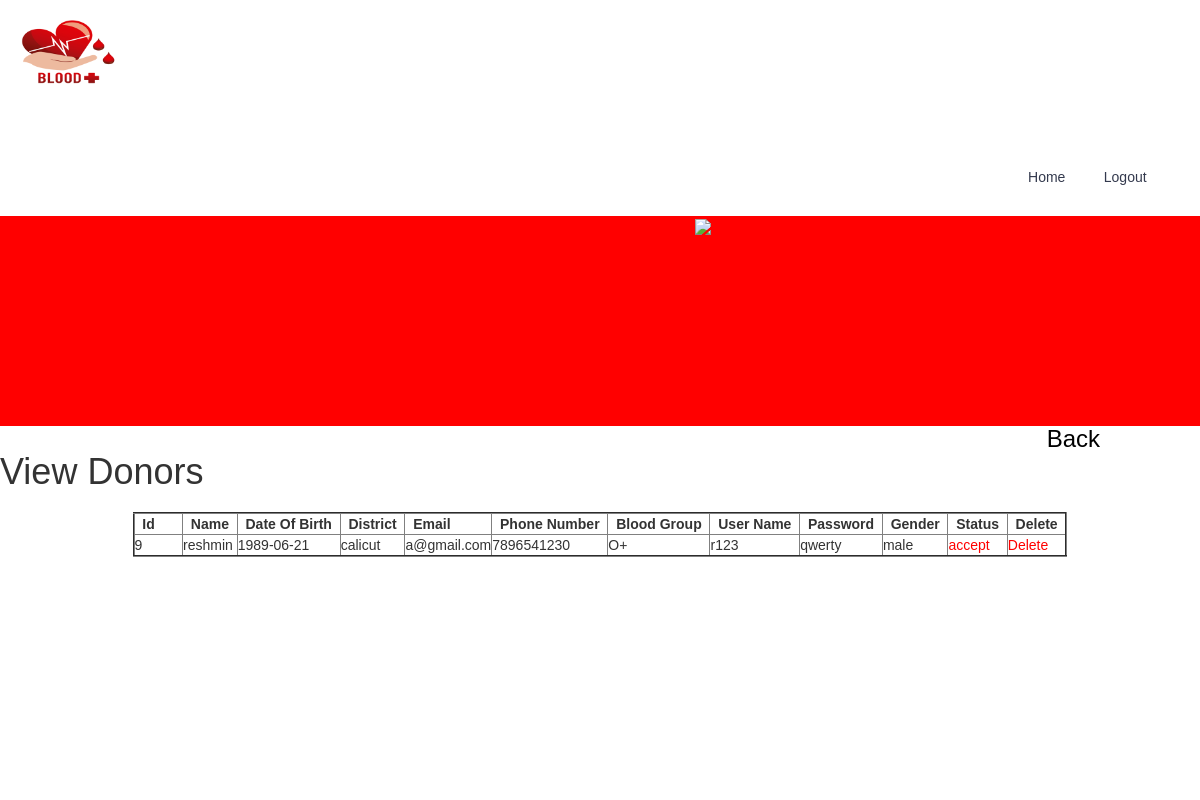
/viewdonor.php, run on the app's committed database.
### tables this page shows
CREATE TABLE `donor` (
  `bid` int(11) NOT NULL,
  `name` varchar(25) NOT NULL,
  `dob` date NOT NULL,
  `district` varchar(25) NOT NULL,
  `email` varchar(25) NOT NULL,
  `phoneno` varchar(11) NOT NULL,
  `bgroup` varchar(25) NOT NULL,
  `username` varchar(25) NOT NULL,
  `password` varchar(25) NOT NULL,
  `gender` varchar(25) NOT NULL,
  `request` varchar(25) NOT NULL DEFAULT 'pending'
);

### viewdonor.php (the view, shortened to what this page needs)
<!DOCTYPE html>
<html>
<head>
<link href="css2/bootstrap.css" type="text/css" rel="stylesheet" media="all">
<link href="css4/style.css" type="text/css" rel="stylesheet" media="all">
<link href="css2/style.css" type="text/css" rel="stylesheet" media="all">
<link rel="stylesheet" type="text/css" href="css/component.css" />
    <link href='//fonts2.googleapis.com/css?family=Pacifico' rel='stylesheet' type='text/css'>
<link href='//fonts2.googleapis.com/css?family=Poppins:400,500,600' rel='stylesheet' type='text/css'>
</head>
<body>
            <h1><img src="blood.png" width="130" style="margin-top: 20px;"></h1>
        <div class="header-top w3l">
          <div class="container">
            <div class="main-nav">
                <div class="top-menu"><br><br>
                             <ul class="nav navbar-nav">
                                <li class="active"><a href="adminhome.html">Home</a></li>
                                <li><a href="index.php">Logout</a></li>
                            </ul>
                </div>
             </div>
        <div class="clearfix"></div>
    </div>
    </div>
    <div class="about" id="about">
           <div class="container">
                    <div class="col-md-7 ab-right">
                    </div>
                    <div class="col-md-5 ab-left">
                             <img src="images/g5.jpg"/>
                        </div>
            <div class="clearfix"> </div>
        </div>
    </div>
        <a href="#home" id="toTop" class="scroll" style="display: block;"> <span id="toTopHover" style="opacity: 1;"> </span></a>
<div id="back" align="right">
    <a href="adminhome.html"><H3><font color="black">Back</font></H3></a>
</div>
<h1><marquee direction="left">View Donors</marquee></h1><br>
<form method="post" id="view" >
    <table  border="2" align="center">
        <tr>
            <th>&nbsp;&nbsp;Id &nbsp;&nbsp;&nbsp;&nbsp;&nbsp;&nbsp;</th>
            <th>&nbsp;&nbsp;Name&nbsp;&nbsp;</th>
            <th>&nbsp;&nbsp;Date Of Birth&nbsp;&nbsp;</th>
            <th>&nbsp;&nbsp;District&nbsp;&nbsp;</th>
            <th>&nbsp;&nbsp;Email&nbsp;&nbsp;</th>
            <th>&nbsp;&nbsp;Phone Number&nbsp;&nbsp;</th>
            <th>&nbsp;&nbsp;Blood Group&nbsp;&nbsp;</th>
            <th>&nbsp;&nbsp;User Name&nbsp;&nbsp;</th>
             <th>&nbsp;&nbsp;Password&nbsp;&nbsp;</th>
              <th>&nbsp;&nbsp;Gender&nbsp;&nbsp;</th>
            <th>&nbsp;&nbsp;Status&nbsp;&nbsp;</th>
            <th>&nbsp;&nbsp;Delete&nbsp;&nbsp;</th>
        </tr>
        <?php
        require("connect.php");
        $result=mysqli_query($con,"select *  from donor  where request='pending'");
        if(mysqli_num_rows($result) >0)
        {
            while($row1=mysqli_fetch_array($result)){
                ?>
                <tr>
                    <td><?php echo $row1[0];?></td>
                    <td><?php echo $row1[1];?></td>
                    <td><?php echo $row1[2];?></td>
                    <td><?php echo $row1[3];?></td>
                    <td><?php echo $row1[4];?></td>
                    <td><?php echo $row1[5];?></td>
                    <td><?php echo $row1[6];?></td>
                    <td><?php echo $row1[7];?></td>
                    <td><?php echo $row1[8];?></td>
                     <td><?php echo $row1[9];?></td>
                     <td><a href="acceptdonor.php?id=<?php echo $row1[0]?>"  > <font color="red">accept</font></a></td>
                    <td><a href="deletedonor.php?id=<?php echo $row1[0]?>"  > <font color="red">Delete</font></a></td>
                </tr>
                <?php
			}
		}
        ?>
    </table>
</form>
</body>
</html>

### css4/style.css (style rules this page uses)
body { background: #448ed3 ; font-family: "Lato" ; }

### css2/style.css (style rules this page uses)
body { padding:0; margin:0; background:#FFF; font-family: 'Poppins', sans-serif; }
body a { transition:0.5s all; -webkit-transition:0.5s all; -moz-transition:0.5s all; -o-transition:0.5s all; -ms-transition:0.5s all; }
h1,h2,h3,h4,h5,h6 { margin:0; padding:0; }
ul { margin:0; padding:0; }
html * { -webkit-font-smoothing: antialiased; -moz-osx-font-smoothing: grayscale; }
ol, ul { list-style: none; }
.main-nav { margin-top: 1em; }
.header-top { padding: 1em 0; }
.navbar-nav { float: right; }
.navbar-nav > li { float: left; margin-right:0.6em; }
.nav > li > a { position: relative; display: block; padding: 15px 15px; color: #343a4e; }
.ab-left { padding-left: 0; }
.ab-right { text-align: left; padding: 15em 3em 0 3em; }
.ab-left img { width: 100%; }
#about { background: #FF0000; }
#toTop { display: none; text-decoration: none; position: fixed; bottom: 10px; right: 10px; overflow: hidden; width: 35px; height: 35px; border: none; text-indent: 100%; background: url(../images/move-top.png) no-repeat 0px 0px; }

### viewdonor.php (style rules this page uses)
#back { padding-right: 100px; }

### data on the page
donor: bid "9", name "reshmin", dob "1989-06-21", district "calicut", email "a@gmail.com", phoneno "7896541230", bgroup "O+", username "r123", password "qwerty", gender "male"
